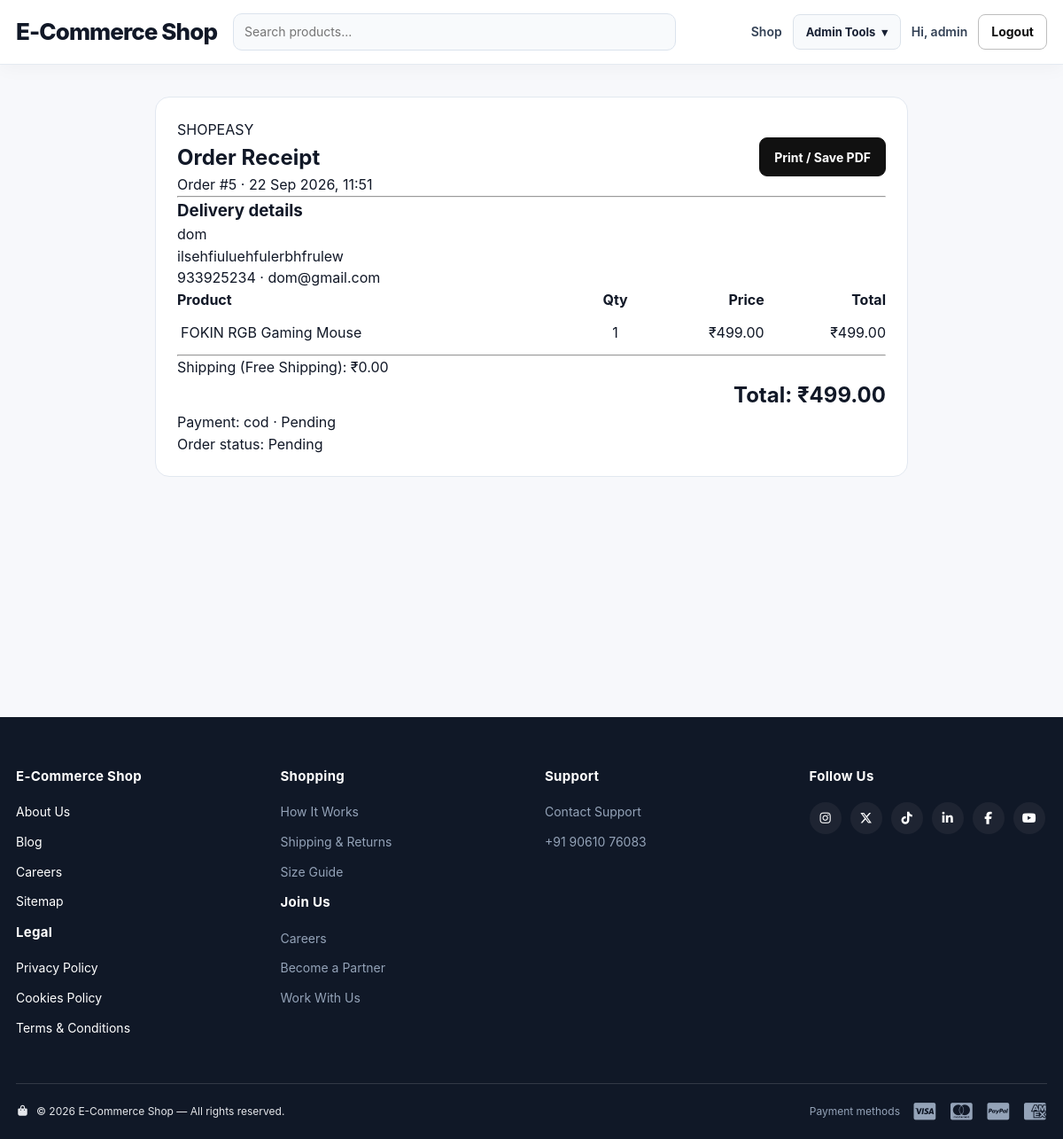
Screenshot of /account/orders/5/invoice/ (signed in) with the database file from the repository.
### orders/models.py (models this page shows, shortened)
class Order(models.Model):
    STATUS_PENDING = 'Pending'
    STATUS_CONFIRMED = 'Confirmed'
    STATUS_SHIPPED = 'Shipped'
    STATUS_DELIVERED = 'Delivered'
    STATUS_CANCELLED = 'Cancelled'
    STATUS_CHOICES = [
        (STATUS_PENDING, 'Pending'),
        (STATUS_CONFIRMED, 'Confirmed'),
        (STATUS_SHIPPED, 'Shipped'),
        (STATUS_DELIVERED, 'Delivered'),
        (STATUS_CANCELLED, 'Cancelled'),
    ]
    user = models.ForeignKey(User, on_delete=models.CASCADE)
    name = models.CharField(max_length=100)
    email = models.EmailField()
    phone = models.CharField(max_length=20)
    address = models.TextField()
    total_amount = models.DecimalField(
        max_digits=10,
        decimal_places=2
    )
    SHIPPING_FREE = 'free'
    SHIPPING_EXPRESS = 'express'
    SHIPPING_CHOICES = [
        (SHIPPING_FREE, 'Free Shipping'),
        (SHIPPING_EXPRESS, 'Express Shipping'),
    ]
    shipping_method = models.CharField(
        max_length=20,
        choices=SHIPPING_CHOICES,
        default=SHIPPING_FREE
    )
    shipping_cost = models.DecimalField(
        max_digits=8,
        decimal_places=2,
        default=0
    )
    payment_method = models.CharField(
        max_length=50,
        default='cod'
    )
    payment_status = models.CharField(
        max_length=50,
        default='Pending'
    )
    status = models.CharField(
        max_length=50,
        choices=STATUS_CHOICES,
        default=STATUS_PENDING
    )
    razorpay_order_id = models.CharField(max_length=100, blank=True, default='')
    razorpay_payment_id = models.CharField(max_length=100, blank=True, default='')
    tracking_number = models.CharField(max_length=120, blank=True, default='')
    courier_name = models.CharField(max_length=120, blank=True, default='')
    estimated_delivery = models.DateField(null=True, blank=True)
    coupon = models.ForeignKey('orders.Coupon', on_delete=models.SET_NULL, null=True, blank=True, related_name='orders')
    discount_amount = models.DecimalField(max_digits=10, decimal_places=2, default=0)
    cancellation_reason = models.CharField(max_length=255, blank=True, default='')
    created_at = models.DateTimeField(auto_now_add=True)

class OrderItem(models.Model):
    order = models.ForeignKey(
        Order,
        on_delete=models.CASCADE,
        related_name='items'
    )
    product = models.ForeignKey(
        'products.Product',
        on_delete=models.CASCADE
    )
    variant = models.ForeignKey('products.ProductVariant', on_delete=models.SET_NULL, null=True, blank=True, related_name='order_items')
    quantity = models.PositiveIntegerField()
    price = models.DecimalField(max_digits=10, decimal_places=2)
    is_cancelled = models.BooleanField(default=False)
    @property
    def line_total(self):
        return self.price * self.quantity

### products/models.py (models this page shows, shortened)
class Product(models.Model):
    category = models.ForeignKey(
        Category,
        on_delete=models.CASCADE,
        related_name='products'
    )
    name = models.CharField(max_length=200)
    description = models.TextField()
    price = models.DecimalField(max_digits=10, decimal_places=2)
    discount_percent = models.PositiveSmallIntegerField(default=0)
    discount_ends_at = models.DateTimeField(null=True, blank=True)
    image = models.ImageField(upload_to='products/', blank=True, null=True)
    stock = models.PositiveIntegerField(default=0)
    is_available = models.BooleanField(default=True)
    is_returnable = models.BooleanField(default=False)
    is_replaceable = models.BooleanField(default=False)
    created_at = models.DateTimeField(auto_now_add=True)
    updated_at = models.DateTimeField(auto_now=True)
    vector_data = models.JSONField(default=dict, blank=True)
    rating_average = models.DecimalField(max_digits=3, decimal_places=2, default=0)
    rating_count = models.PositiveIntegerField(default=0)

### storeextras/views.py (the view)
# urls.py: path('orders/<int:order_id>/invoice/', views.invoice, name='invoice'),
@login_required
def invoice(request, order_id):
    order = get_object_or_404(Order.objects.prefetch_related('items__product'), pk=order_id, user=request.user)
    return render(request, 'storeextras/invoice.html', {'order': order})

### cart/context_processors.py (called while the page is built)
def cart_count(request):
    if not request.user.is_authenticated:
        return {'cart_count': 0}
    from .models import Cart
    cart = Cart.objects.filter(user=request.user).first()
    if not cart:
        return {'cart_count': 0}
    cart_items = cart.items.all()
    return {
        'cart_count': sum(item.quantity for item in cart_items),
        'cart_product_ids': list(cart_items.values_list('product_id', flat=True)),
    }

### storeextras/actor_context.py (called while the page is built)
    def __call__(self, request):
        token = _current_actor.set(getattr(request, 'user', None))
        try:
            return self.get_response(request)
        finally:
            _current_actor.reset(token)

### templates/storeextras/invoice.html
{% extends 'base.html' %}{% block title %}Invoice for Order #{{ order.id }}{% endblock %}{% block content %}<section class="container" style="max-width:850px;margin:36px auto;padding:24px;background:white;border:1px solid #e2e8f0;border-radius:16px"><div style="display:flex;justify-content:space-between;gap:16px;align-items:center"><div><p>SHOPEASY</p><h1>Order Receipt</h1><p>Order #{{ order.id }} · {{ order.created_at|date:'d M Y, H:i' }}</p></div><button class="btn btn-primary" onclick="window.print()">Print / Save PDF</button></div><hr><h3>Delivery details</h3><p>{{ order.name }}<br>{{ order.address }}<br>{{ order.phone }} · {{ order.email }}</p><div style="overflow-x:auto"><table style="width:100%;border-collapse:collapse"><thead><tr><th align="left">Product</th><th>Qty</th><th align="right">Price</th><th align="right">Total</th></tr></thead><tbody>{% for item in order.items.all %}<tr><td style="padding:12px 4px">{{ item.product.name }}</td><td align="center">{{ item.quantity }}</td><td align="right">₹{{ item.price }}</td><td align="right">₹{{ item.line_total }}</td></tr>{% endfor %}</tbody></table></div><hr><p>Shipping ({{ order.get_shipping_method_display }}): ₹{{ order.shipping_cost }}</p><h2 style="text-align:right">Total: ₹{{ order.total_amount }}</h2><p>Payment: {{ order.get_payment_method_display|default:order.payment_method }} · {{ order.payment_status }}</p><p>Order status: {{ order.status }}</p></section>{% endblock %}

### templates/base.html (shortened to what this page needs)
{% load static %}
<!DOCTYPE html>
<html lang="en">
<head>
    <link rel="stylesheet" href="{% static 'css/style.css' %}?v=20261102_filtercard">
    <link rel="stylesheet" href="https://cdnjs.cloudflare.com/ajax/libs/font-awesome/7.0.1/css/all.min.css"
>
</head>
<body>
<header class="navbar">
    <div class="container nav-inner">
        <a class="brand" href="{% url 'products:home' %}">E-Commerce Shop</a>
        <form class="nav-search" method="get" action="{% url 'products:home' %}">
            <input type="search" name="q" placeholder="Search products..." value="{{ request.GET.q }}">
        </form>
        <nav class="nav-links">
            <a href="{% url 'products:home' %}">Shop</a>
            {% if user.is_authenticated %}
                {% if user.is_staff %}
                    <details class="nav-dropdown">
                        <summary aria-label="Open admin tools">Admin Tools <span aria-hidden="true">▾</span></summary>
                    </details>
                {% endif %}
                <a class="hide-mobile" href="{% url 'profile' %}">Hi, {{ user.username }}</a>
                <form method="post" action="{% url 'logout' %}" style="display:inline">
                    <button class="btn btn-outline" type="submit">Logout</button>
                </form>
            {% else %}
                <a href="{% url 'login' %}">Login</a>
                <a class="btn btn-primary" href="{% url 'register' %}">Sign Up</a>
            {% endif %}
        </nav>
    </div>
</header>
<main>
{% block content %}{% endblock %}
</main>
<footer class="site-footer">
    <div class="container footer-top">
        <div class="footer-col footer-white">
            <h4>E-Commerce Shop</h4>
            <a href="#">About Us</a>
            <a href="#">Blog</a>
            <a href="#">Careers</a>
            <a href="#">Sitemap</a>
            <h4 class="footer-subhead">Legal</h4>
            <a href="#">Privacy Policy</a>
            <a href="#">Cookies Policy</a>
            <a href="#">Terms &amp; Conditions</a>
        </div>
        <div class="footer-col">
            <h4>Shopping</h4>
            <a href="{% url 'products:home' %}">How It Works</a>
            <a href="#">Shipping &amp; Returns</a>
            <a href="#">Size Guide</a>
            <h4 class="footer-subhead">Join Us</h4>
            <a href="#">Careers</a>
            <a href="#">Become a Partner</a>
            <a href="#">Work With Us</a>
        </div>
        <div class="footer-col">
            <h4>Support</h4>
            <a href="#">Contact Support</a>
            <a href="#"> +91 90610 76083</a>
        </div>
        <div class="footer-col">
            <h4 class="footer-subhead">Follow Us</h4>
            <div class="footer-social">
                <a href="#" aria-label="Instagram"><i class="fa-brands fa-instagram"></i></a>
                <a href="#" aria-label="Twitter"><i class="fa-brands fa-x-twitter"></i></a>
                <a href="#" aria-label="TikTok"><i class="fa-brands fa-tiktok"></i></a>
                <a href="#" aria-label="LinkedIn"><i class="fa-brands fa-linkedin-in"></i></a>
                <a href="#" aria-label="Facebook"><i class="fa-brands fa-facebook-f"></i></a>
                <a href="#" aria-label="YouTube"><i class="fa-brands fa-youtube"></i></a>
            </div>
        </div>
    </div>
    <div class="container footer-bottom">
        <p class="footer-copyright">
            <i class="fa-solid fa-bag-shopping"></i>
            &copy; {% now "Y" %} E-Commerce Shop — All rights reserved.
        </p>
        <div class="footer-payments">
            <span class="footer-payments-label">Payment methods</span>
            <i class="fa-brands fa-cc-visa"></i>
            <i class="fa-brands fa-cc-mastercard"></i>
            <i class="fa-brands fa-cc-paypal"></i>
            <i class="fa-brands fa-cc-amex"></i>
        </div>
    </div>
</footer>
</body>
</html>

### rows the page displays
Order: id "5", created_at "22 Sep 2026, 11:51", name "dom", address "ilsehfiuluehfulerbhfrulew", phone "933925234", email "dom@gmail.com", shipping_method "Free Shipping", shipping_cost "0.00", total_amount "499.00", payment_method "cod", payment_status "Pending", status "Pending"
OrderItem: product.name "FOKIN RGB Gaming Mouse", quantity "1", price "499.00", line_total "499.00"

### other values shown
{{ user.username }} "admin"
